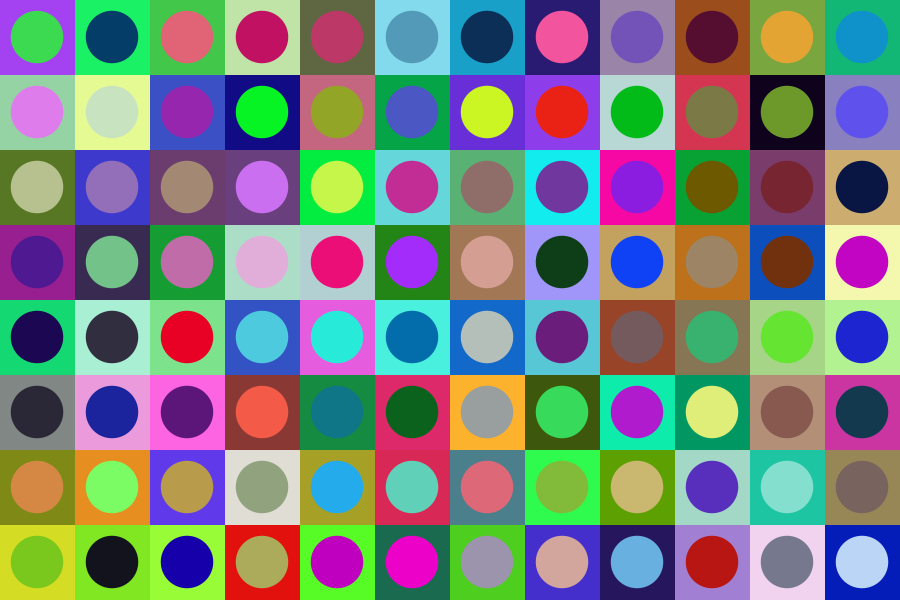
Frame 1 (no input)
Frame 60 (the mouse pressed at the canvas centre just before this capture): identical to frame 1, image omitted
Frame 120 (the mouse held since frame 60 and released just before this capture): identical to frame 1, image omitted

The Processing sketch that drew this single still picture (run headless with seeded random() and noise(); from frame 60 on, the mouse is pressed at the canvas centre):

// Processing sketch: example_sectors_03_class
// ── example_sectors_03_class.pde
int sectors_wide = 12;
int sectors_tall = 8;
int sector_w, sector_h;

ArrayList<Sector> sectors;

void setup() {
  size(900, 600); 
  sector_w = width / sectors_wide;
  sector_h = height / sectors_tall;

  sectors = new ArrayList<Sector>();

  for (int y = 0; y < sectors_tall; y++) {
    for (int x = 0; x < sectors_wide; x++) {
      Sector sec = new Sector(x*sector_w, y*sector_h);
      sectors.add(sec);
    }
  }
  
  noStroke();
  fill(150);
}

void draw() {
  background(255);

  for (Sector s : sectors) {
    s.display();
  }
}
// ── Sector.pde
class Sector {
  PVector cornerPosition;
  PVector sectorCenter;

  float maxArcSize;

  color c1, c2, c3;

  float a1as, a1af, a2as, a2af, a3as, a3af;

  Sector(int _x, int _y) {
    cornerPosition  = new PVector(_x, _y);
    sectorCenter    = new PVector(_x + sector_w/2, _y + sector_h/2);
    maxArcSize = min(sector_w, sector_h);
    c1 = randomColor();
    c2 = randomColor();
    c3 = randomColor();

    float randomStartAngle = random(360);

    a1as = radians(randomStartAngle);
    a1af = radians(randomStartAngle + random(360));

    randomStartAngle = random(360);

    a2as = radians(randomStartAngle);
    a2af = radians(randomStartAngle + random(360));

    randomStartAngle = random(360);

    a3as = radians(randomStartAngle);
    a3af = radians(randomStartAngle + random(360));
  }

  void display() {
    fill(c1);
    noStroke();
    rect(cornerPosition.x,cornerPosition.y,sector_w,sector_h);
    
    fill(c2);
    ellipse(sectorCenter.x,sectorCenter.y,maxArcSize*0.7,maxArcSize*0.7);
  }

  color randomColor() {
    return color(random(255), random(255), random(255));
  }
}
